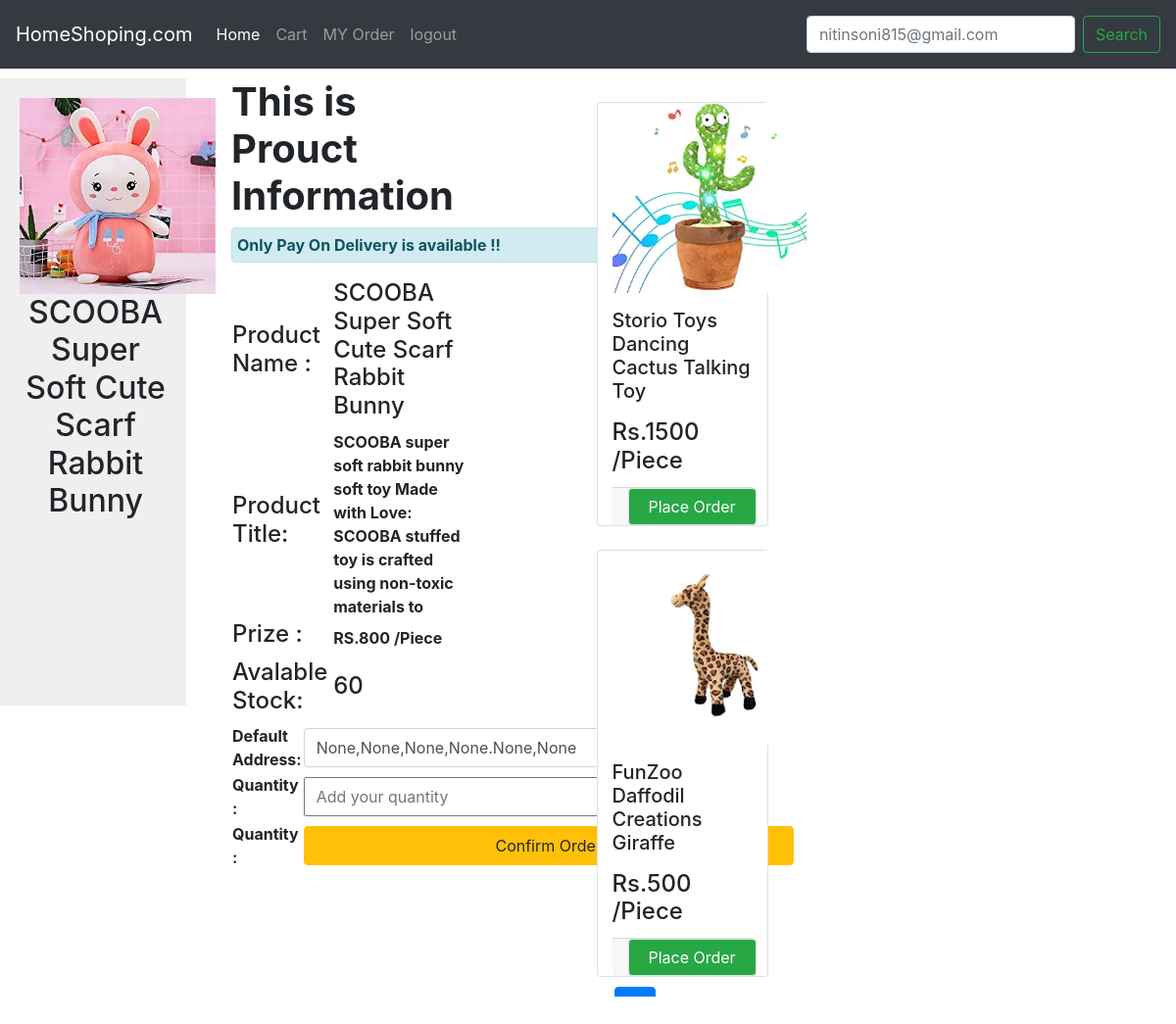
Page /order/3/ (signed in) on the committed database.
### mainApp/models.py (models this page shows, shortened)
class User(AbstractBaseUser,PermissionsMixin):
    name = models.CharField(max_length=100)
    email = models.EmailField(_('email address'),unique = True)
    phone = models.CharField(max_length=10)
    status=models.BooleanField(default=True)
    is_staff=models.BooleanField(default=False)
    is_active =models.BooleanField(default=True)
    country = models.CharField(max_length=20, null=True, blank=True)
    state=models.CharField(default= None,max_length=20,null=True, blank=True)
    city=models.CharField(max_length=20,default=None,null=True, blank=True)
    landmark = models.CharField(max_length=30, null=True, default=None, blank=True)
    road = models.CharField(max_length=50, null=True, default=None, blank=True)
    place=models.CharField(max_length=50, blank=True,null=True,default=None)
    pin=models.IntegerField(null=True,default=None, blank=True)
    USERNAME_FIELD = 'email'
    REQUIRED_FIELDS = ['name','phone']
    objects = CustomerUserManager()

class Product(models.Model):
    product_name = models.CharField(max_length=50)
    product_title = models.TextField(max_length=300)
    category = models.CharField(choices=CAT_CHOISES,max_length=20)
    quantity_type = models.CharField(choices=CAT_TYPE_CHOISES,max_length=20)
    price = models.BigIntegerField()
    offer = models.IntegerField()
    pro_images = models.ImageField(upload_to='pro_images',max_length = 500)
    total = models.IntegerField()
    avaliable = models.IntegerField()

### mainApp/views.py (the view, shortened to what this page needs)
# urls.py: path('order/<int:pid>/', views.order),
def order(request, pid):
    if request.user.is_authenticated:
        user_data = User.objects.filter(email=request.user)
        data = Product.objects.filter(id=pid)
        cat_data = Product.objects.filter(category=data[0].category)
        cat_data=Paginator(cat_data,2)
        page_number=request.GET.get('page')
        page_obj=cat_data.get_page(page_number)
        print(request.POST.get('update'))
        return render(request, 'all_order.html', {'data': data,"user_data":user_data,'page_obj':page_obj})
    else:
        return HttpResponse(f'''<center style="color:red"><h1>You are not authinticated..<br><h1><a href="/login">Login First!</a>''')

### templates/all_order.html (shortened to what this page needs)
{% extends 'base.html' %}
{% block body %}
    {% for i in data %}
    <div class="row" style="margin-top:10px;">
        <div class="col-sm-2" style="background:#1111;height:640px;width:400px;">
            <div style="margin-left:20px;margin-top:20px;">
                <img src="/static/{{i.pro_images}}" alt="" height=auto width="200px">
                <center><h2><thead>{{i.product_name}}</thead></h2>
            </div>
        </div>
        <div class="col-sm-3 mx-3" style="background:;height:280px;width:650px">
            <div class="container">
                <lable><h1><b>This is Prouct Information</b></h1></lable>
                <div class="alert alert-info" style="width:560px;padding:5px"><strong>Only Pay On Delivery is available !!</strong></div>
                <table>
                    <tr>
                        <td>
                            <h4>Product Name :</h4>
                        </td>
                        <th>
                            <h4>{{i.product_name}}</h4>
                        </th>
                    </tr>
                     <tr>
                        <td>
                            <h4>Product Title:</h4>
                        </td>
                        <th style="margin-left:10px">
                            {{i.product_title}}
                        </th>
                    </tr>
                     <tr>
                        <td>
                            <h4>Prize :</h4>
                        </td>
                        <th>
                            RS.{{i.price}} {{i.quantity_type}}
                        </th>
                    </tr>
                     <tr>
                        <td>
                            <h4>Avalable Stock:</h4>
                        </td>
                        <th>
                            <h4>{{i.avaliable}}</h4>
                        </th>
                     </tr>
            </div>
            {% endfor %}
            <form action="" method="post">
                {% for i in user_data %}
             <table>
                    <tr>
                        <th>
                            Default Address:
                        </th>
                        <td>
                            <input type="text" style="height:40px;width:450px" name="order_add" class="form-control" value="{{i.place}},{{i.road}},{{i.city}},{{i.state}}.{{i.country}},{{i.pin}}">
                        </td>
                    </tr>
                    <tr>
                    <th>
                        Quantity :
                    </th>
                    <td>
                        <input name="quantity" style="height:40px;width:450px" type="number" placeholder="  Add your quantity">
                    </td>
                    </tr>
                    <tr>
                    <th>
                        Quantity :
                    </th>
                    <td>
                        <input  class="btn btn-warning" style="height:40px;width:500px" type="submit" name="confirm" value="Confirm Order" placeholder="">
                    </td>
                    </tr>
                </table>
            </form>
        </div>
    {% endfor %}
    </div>
    <div class="col-sm-2 mx-3" style="background:re;height:700px;width:400px">
        {% for i in page_obj %}
        <div class="card mt-4 mx-5 shadow col d-flex justify-content-center" style="width:200px;hight:30px;margin-top:10px;margin-left:40px">
                    <img src="/static/{{i.pro_images}}" alt="Love" width="198px" height=auto>
                    <div class="cord-body mb-8">
                        <p class="card-text"><h5>{{i.product_name}}</h5></p>
                        <h4 class="card-title">Rs.{{i.price}} {{i.quantity_type}}</h4>
                        <div class="card-footer row no-gutters p-0">
                         <a href="/order/{{i.id}}/" style="margin-left:8px"class="btn btn-success border col-sm-11 mx-3 md-4">Place Order</a>
                         </div>
                    </div>
                </div>
            {% endfor %}
        <center>
            {% if page_obj.has_next %}
             <a href="?page={{page_obj.next_page_number}}" class="btn btn-primary" style="margin-top:10px">-></a>
            {% endif %}
        </div>
    {% endblock body %}

### templates/base.html (shortened to what this page needs)
<!DOCTYPE html>
{% load static %}
<html lang="en">
<head>
    <link rel="stylesheet" href="https://cdn.jsdelivr.net/npm/bootstrap@4.0.0/dist/css/bootstrap.min.css">
</head>
<body>
    <nav class="navbar navbar-expand-lg navbar-dark bg-dark">
        <a class="navbar-brand" href="#">HomeShoping.com</a>
        <div class="collapse navbar-collapse" id="navbarText">
          <ul class="navbar-nav mr-auto">
            <li class="nav-item active">
              <a class="nav-link" href="/">Home <span class="sr-only">(current)</span></a>
            </li>
            <li class="nav-item">
              <a class="nav-link" href="/cart">Cart</a>
            </li>
            <li class="nav-item">
              <a class="nav-link" href="/myorder">MY Order</a>
            </li>
            <li class="nav-item">
              <a class="nav-link" href="/logout/">logout</a>
            </li>
          </ul>
          <span class="navbar-text">
            <form class="form-inline">
                <input class="form-control mr-sm-2" type="search" placeholder="{{request.user}}" aria-label="Search">
                <button class="btn btn-outline-success my-2 my-sm-0" type="submit">Search</button>
              </form>
          </span>
        </div>
      </nav>
    {% block body %}
    {% endblock body %}
</body>
</html>

### rows in the picture
User: user "nitinsoni815@gmail.com", order_add "None,None,None,None.None,None"
Product: pro_images (picture), product_name "SCOOBA Super Soft Cute Scarf Rabbit Bunny", product_title "SCOOBA super soft rabbit bunny soft toy Made with Love: SCOOBA stuffed toy is crafted using non-toxic materials to", price "800", quantity_type "/Piece", avaliable "60"
Product: pro_images (picture), product_name "Storio Toys Dancing Cactus Talking Toy", price "1500", quantity_type "/Piece"
Product: pro_images (picture), product_name "FunZoo Daffodil Creations Giraffe", price "500", quantity_type "/Piece"
